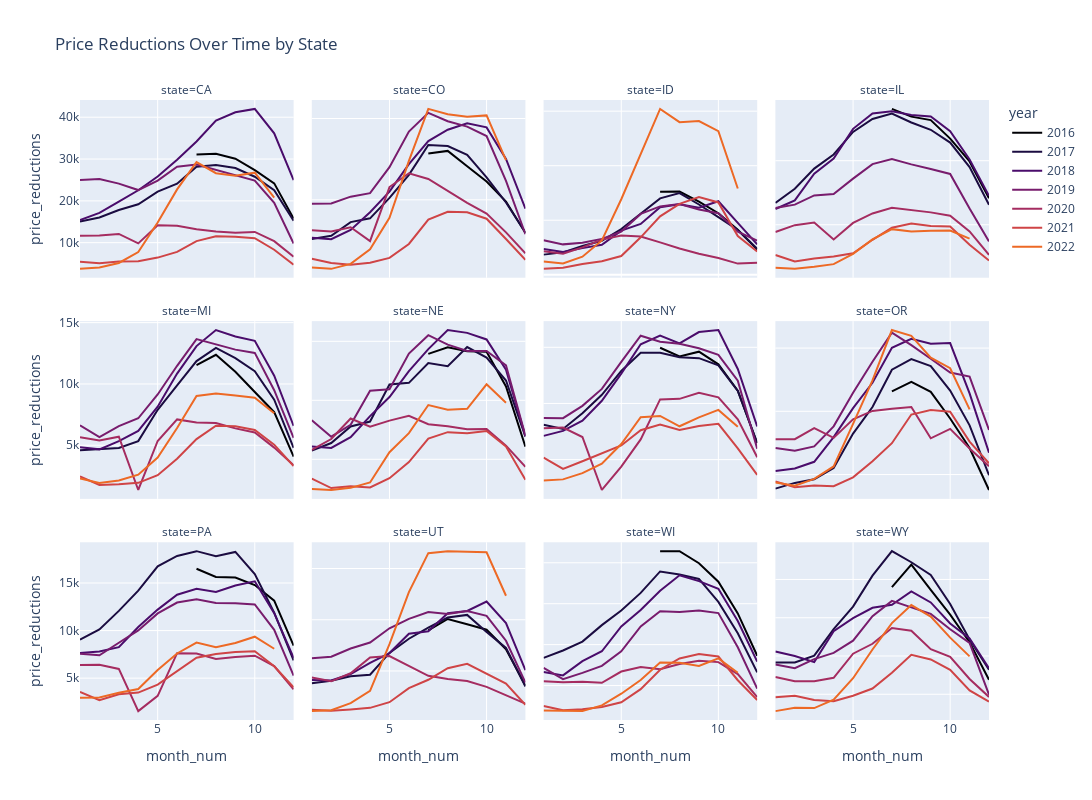

The code cell stored with this chart in its notebook:
### Markdown cell above
### Number of listed properties with price reductions

### Code cell
fig = px.line(df.query("state in @select_states"),
    x = 'month_num',
    y = 'price_reductions',
    color = 'year',
    facet_col = 'state',
    facet_col_wrap = 4,
    title = 'Price Reductions Over Time by State',
    color_discrete_sequence=px.colors.sequential.Inferno
    )
fig.update_yaxes(matches = None)
fig.update_layout(height = 800, width = 1200)
fig.show()#(renderer = 'svg')
